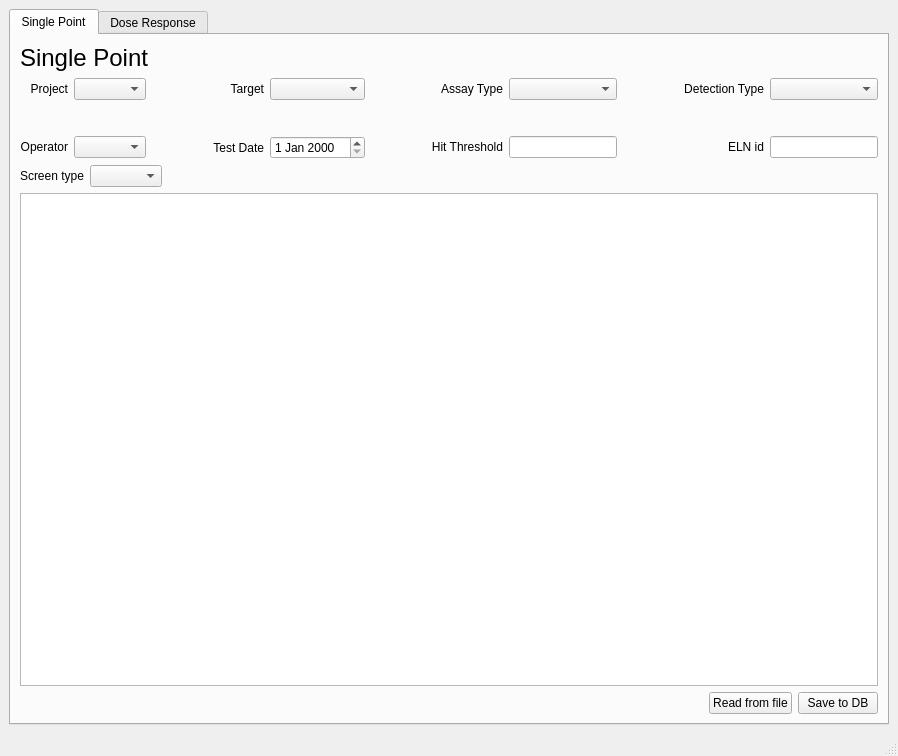
<?xml version="1.0" encoding="UTF-8"?>
<ui version="4.0">
 <class>MainWindow</class>
 <widget class="QMainWindow" name="MainWindow">
  <property name="geometry">
   <rect>
    <x>0</x>
    <y>0</y>
    <width>898</width>
    <height>756</height>
   </rect>
  </property>
  <property name="windowTitle">
   <string>MainWindow</string>
  </property>
  <widget class="QWidget" name="centralwidget">
   <layout class="QGridLayout" name="gridLayout">
    <item row="0" column="0">
     <widget class="QTabWidget" name="loader_tab_wg">
      <property name="currentIndex">
       <number>0</number>
      </property>
      <widget class="QWidget" name="sp_tab">
       <attribute name="title">
        <string>Single Point</string>
       </attribute>
       <layout class="QGridLayout" name="gridLayout_9">
        <item row="0" column="0">
         <widget class="QLabel" name="label_5">
          <property name="font">
           <font>
            <pointsize>18</pointsize>
           </font>
          </property>
          <property name="text">
           <string>Single Point</string>
          </property>
         </widget>
        </item>
        <item row="1" column="0">
         <layout class="QHBoxLayout" name="horizontalLayout">
          <item>
           <layout class="QGridLayout" name="gridLayout_2">
            <item row="0" column="0">
             <widget class="QLabel" name="label">
              <property name="text">
               <string>Project</string>
              </property>
              <property name="alignment">
               <set>Qt::AlignRight|Qt::AlignTrailing|Qt::AlignVCenter</set>
              </property>
             </widget>
            </item>
            <item row="0" column="1">
             <widget class="QComboBox" name="project_cb"/>
            </item>
            <item row="1" column="1">
             <spacer name="verticalSpacer">
              <property name="orientation">
               <enum>Qt::Vertical</enum>
              </property>
              <property name="sizeType">
               <enum>QSizePolicy::Fixed</enum>
              </property>
              <property name="sizeHint" stdset="0">
               <size>
                <width>20</width>
                <height>30</height>
               </size>
              </property>
             </spacer>
            </item>
            <item row="2" column="0">
             <widget class="QLabel" name="label_2">
              <property name="text">
               <string>Operator</string>
              </property>
              <property name="alignment">
               <set>Qt::AlignRight|Qt::AlignTrailing|Qt::AlignVCenter</set>
              </property>
             </widget>
            </item>
            <item row="2" column="1">
             <widget class="QComboBox" name="operator_cb"/>
            </item>
           </layout>
          </item>
          <item>
           <spacer name="horizontalSpacer">
            <property name="orientation">
             <enum>Qt::Horizontal</enum>
            </property>
            <property name="sizeHint" stdset="0">
             <size>
              <width>40</width>
              <height>20</height>
             </size>
            </property>
           </spacer>
          </item>
          <item>
           <layout class="QGridLayout" name="gridLayout_3">
            <item row="0" column="0">
             <widget class="QLabel" name="label_4">
              <property name="text">
               <string>Target</string>
              </property>
              <property name="alignment">
               <set>Qt::AlignRight|Qt::AlignTrailing|Qt::AlignVCenter</set>
              </property>
             </widget>
            </item>
            <item row="0" column="1">
             <widget class="QComboBox" name="target_cb"/>
            </item>
            <item row="1" column="1">
             <spacer name="verticalSpacer_2">
              <property name="orientation">
               <enum>Qt::Vertical</enum>
              </property>
              <property name="sizeType">
               <enum>QSizePolicy::Fixed</enum>
              </property>
              <property name="sizeHint" stdset="0">
               <size>
                <width>20</width>
                <height>30</height>
               </size>
              </property>
             </spacer>
            </item>
            <item row="2" column="0">
             <widget class="QLabel" name="label_3">
              <property name="sizePolicy">
               <sizepolicy hsizetype="Maximum" vsizetype="Preferred">
                <horstretch>0</horstretch>
                <verstretch>0</verstretch>
               </sizepolicy>
              </property>
              <property name="text">
               <string>Test Date</string>
              </property>
              <property name="alignment">
               <set>Qt::AlignRight|Qt::AlignTrailing|Qt::AlignVCenter</set>
              </property>
             </widget>
            </item>
            <item row="2" column="1">
             <widget class="QDateEdit" name="testDate">
              <property name="sizePolicy">
               <sizepolicy hsizetype="Maximum" vsizetype="Fixed">
                <horstretch>0</horstretch>
                <verstretch>0</verstretch>
               </sizepolicy>
              </property>
             </widget>
            </item>
           </layout>
          </item>
          <item>
           <spacer name="horizontalSpacer_2">
            <property name="orientation">
             <enum>Qt::Horizontal</enum>
            </property>
            <property name="sizeHint" stdset="0">
             <size>
              <width>40</width>
              <height>20</height>
             </size>
            </property>
           </spacer>
          </item>
          <item>
           <layout class="QGridLayout" name="gridLayout_4">
            <item row="0" column="0">
             <widget class="QLabel" name="label_6">
              <property name="text">
               <string>Assay Type</string>
              </property>
              <property name="alignment">
               <set>Qt::AlignRight|Qt::AlignTrailing|Qt::AlignVCenter</set>
              </property>
             </widget>
            </item>
            <item row="2" column="1">
             <widget class="QLineEdit" name="hit_trsh_eb"/>
            </item>
            <item row="0" column="1">
             <widget class="QComboBox" name="assay_type_cb"/>
            </item>
            <item row="1" column="1">
             <spacer name="verticalSpacer_3">
              <property name="orientation">
               <enum>Qt::Vertical</enum>
              </property>
              <property name="sizeType">
               <enum>QSizePolicy::Fixed</enum>
              </property>
              <property name="sizeHint" stdset="0">
               <size>
                <width>20</width>
                <height>30</height>
               </size>
              </property>
             </spacer>
            </item>
            <item row="2" column="0">
             <widget class="QLabel" name="label_7">
              <property name="text">
               <string>Hit Threshold</string>
              </property>
              <property name="alignment">
               <set>Qt::AlignRight|Qt::AlignTrailing|Qt::AlignVCenter</set>
              </property>
             </widget>
            </item>
           </layout>
          </item>
          <item>
           <spacer name="horizontalSpacer_3">
            <property name="orientation">
             <enum>Qt::Horizontal</enum>
            </property>
            <property name="sizeHint" stdset="0">
             <size>
              <width>40</width>
              <height>20</height>
             </size>
            </property>
           </spacer>
          </item>
          <item>
           <layout class="QGridLayout" name="gridLayout_5">
            <item row="0" column="0">
             <widget class="QLabel" name="label_8">
              <property name="text">
               <string>Detection Type</string>
              </property>
              <property name="alignment">
               <set>Qt::AlignRight|Qt::AlignTrailing|Qt::AlignVCenter</set>
              </property>
             </widget>
            </item>
            <item row="0" column="1">
             <widget class="QComboBox" name="det_type_cb"/>
            </item>
            <item row="1" column="1">
             <spacer name="verticalSpacer_4">
              <property name="orientation">
               <enum>Qt::Vertical</enum>
              </property>
              <property name="sizeType">
               <enum>QSizePolicy::Fixed</enum>
              </property>
              <property name="sizeHint" stdset="0">
               <size>
                <width>20</width>
                <height>30</height>
               </size>
              </property>
             </spacer>
            </item>
            <item row="2" column="0">
             <widget class="QLabel" name="elnid_cb">
              <property name="text">
               <string>ELN id</string>
              </property>
              <property name="alignment">
               <set>Qt::AlignRight|Qt::AlignTrailing|Qt::AlignVCenter</set>
              </property>
             </widget>
            </item>
            <item row="2" column="1">
             <widget class="QLineEdit" name="eln_id_eb"/>
            </item>
           </layout>
          </item>
         </layout>
        </item>
        <item row="2" column="0">
         <layout class="QGridLayout" name="gridLayout_6">
          <item row="2" column="0">
           <layout class="QGridLayout" name="gridLayout_8">
            <item row="0" column="0">
             <spacer name="horizontalSpacer_4">
              <property name="orientation">
               <enum>Qt::Horizontal</enum>
              </property>
              <property name="sizeHint" stdset="0">
               <size>
                <width>40</width>
                <height>20</height>
               </size>
              </property>
             </spacer>
            </item>
            <item row="0" column="2">
             <widget class="QPushButton" name="pushButton">
              <property name="text">
               <string>Save to DB</string>
              </property>
             </widget>
            </item>
            <item row="0" column="1">
             <widget class="QPushButton" name="pushButton_2">
              <property name="text">
               <string>Read from file</string>
              </property>
             </widget>
            </item>
           </layout>
          </item>
          <item row="0" column="0">
           <layout class="QGridLayout" name="gridLayout_7">
            <item row="0" column="2">
             <widget class="QLabel" name="filename_lab">
              <property name="text">
               <string/>
              </property>
             </widget>
            </item>
            <item row="0" column="3">
             <spacer name="horizontalSpacer_6">
              <property name="orientation">
               <enum>Qt::Horizontal</enum>
              </property>
              <property name="sizeHint" stdset="0">
               <size>
                <width>698</width>
                <height>20</height>
               </size>
              </property>
             </spacer>
            </item>
            <item row="0" column="1">
             <widget class="QComboBox" name="screenType_cb"/>
            </item>
            <item row="0" column="0">
             <widget class="QLabel" name="label_9">
              <property name="text">
               <string>Screen type</string>
              </property>
             </widget>
            </item>
           </layout>
          </item>
          <item row="1" column="0">
           <widget class="QTableWidget" name="sp_table"/>
          </item>
         </layout>
        </item>
       </layout>
      </widget>
      <widget class="QWidget" name="dr_tab">
       <attribute name="title">
        <string>Dose Response</string>
       </attribute>
       <layout class="QGridLayout" name="gridLayout_27">
        <item row="0" column="0">
         <widget class="QLabel" name="label_23">
          <property name="font">
           <font>
            <pointsize>18</pointsize>
           </font>
          </property>
          <property name="text">
           <string>Dose Response</string>
          </property>
         </widget>
        </item>
        <item row="1" column="0">
         <layout class="QHBoxLayout" name="horizontalLayout_3">
          <item>
           <layout class="QGridLayout" name="gridLayout_17">
            <item row="1" column="1">
             <spacer name="verticalSpacer_9">
              <property name="orientation">
               <enum>Qt::Vertical</enum>
              </property>
              <property name="sizeType">
               <enum>QSizePolicy::Fixed</enum>
              </property>
              <property name="sizeHint" stdset="0">
               <size>
                <width>20</width>
                <height>30</height>
               </size>
              </property>
             </spacer>
            </item>
            <item row="2" column="0">
             <widget class="QLabel" name="label_17">
              <property name="text">
               <string>Operator</string>
              </property>
              <property name="alignment">
               <set>Qt::AlignRight|Qt::AlignTrailing|Qt::AlignVCenter</set>
              </property>
             </widget>
            </item>
            <item row="0" column="0">
             <widget class="QLabel" name="label_16">
              <property name="text">
               <string>Project</string>
              </property>
              <property name="alignment">
               <set>Qt::AlignRight|Qt::AlignTrailing|Qt::AlignVCenter</set>
              </property>
             </widget>
            </item>
            <item row="0" column="1">
             <widget class="QComboBox" name="project_cb_3"/>
            </item>
            <item row="2" column="1">
             <widget class="QComboBox" name="operator_cb_3"/>
            </item>
           </layout>
          </item>
          <item>
           <spacer name="horizontalSpacer_9">
            <property name="orientation">
             <enum>Qt::Horizontal</enum>
            </property>
            <property name="sizeHint" stdset="0">
             <size>
              <width>40</width>
              <height>20</height>
             </size>
            </property>
           </spacer>
          </item>
          <item>
           <layout class="QGridLayout" name="gridLayout_18">
            <item row="2" column="0">
             <widget class="QLabel" name="label_19">
              <property name="sizePolicy">
               <sizepolicy hsizetype="Maximum" vsizetype="Preferred">
                <horstretch>0</horstretch>
                <verstretch>0</verstretch>
               </sizepolicy>
              </property>
              <property name="text">
               <string>Test Date</string>
              </property>
              <property name="alignment">
               <set>Qt::AlignRight|Qt::AlignTrailing|Qt::AlignVCenter</set>
              </property>
             </widget>
            </item>
            <item row="0" column="0">
             <widget class="QLabel" name="label_18">
              <property name="text">
               <string>Target</string>
              </property>
              <property name="alignment">
               <set>Qt::AlignRight|Qt::AlignTrailing|Qt::AlignVCenter</set>
              </property>
             </widget>
            </item>
            <item row="0" column="1">
             <widget class="QComboBox" name="target_cb_3"/>
            </item>
            <item row="1" column="1">
             <spacer name="verticalSpacer_10">
              <property name="orientation">
               <enum>Qt::Vertical</enum>
              </property>
              <property name="sizeType">
               <enum>QSizePolicy::Fixed</enum>
              </property>
              <property name="sizeHint" stdset="0">
               <size>
                <width>20</width>
                <height>30</height>
               </size>
              </property>
             </spacer>
            </item>
            <item row="2" column="1">
             <widget class="QDateEdit" name="dateEdit_3">
              <property name="sizePolicy">
               <sizepolicy hsizetype="Maximum" vsizetype="Fixed">
                <horstretch>0</horstretch>
                <verstretch>0</verstretch>
               </sizepolicy>
              </property>
             </widget>
            </item>
           </layout>
          </item>
          <item>
           <spacer name="horizontalSpacer_12">
            <property name="orientation">
             <enum>Qt::Horizontal</enum>
            </property>
            <property name="sizeHint" stdset="0">
             <size>
              <width>40</width>
              <height>20</height>
             </size>
            </property>
           </spacer>
          </item>
          <item>
           <layout class="QGridLayout" name="gridLayout_19">
            <item row="0" column="1">
             <widget class="QComboBox" name="assay_type_cb_3"/>
            </item>
            <item row="1" column="1">
             <spacer name="verticalSpacer_11">
              <property name="orientation">
               <enum>Qt::Vertical</enum>
              </property>
              <property name="sizeType">
               <enum>QSizePolicy::Fixed</enum>
              </property>
              <property name="sizeHint" stdset="0">
               <size>
                <width>20</width>
                <height>30</height>
               </size>
              </property>
             </spacer>
            </item>
            <item row="2" column="0">
             <widget class="QLabel" name="label_21">
              <property name="text">
               <string>Hit Threshold</string>
              </property>
              <property name="alignment">
               <set>Qt::AlignRight|Qt::AlignTrailing|Qt::AlignVCenter</set>
              </property>
             </widget>
            </item>
            <item row="0" column="0">
             <widget class="QLabel" name="label_20">
              <property name="text">
               <string>Assay Type</string>
              </property>
              <property name="alignment">
               <set>Qt::AlignRight|Qt::AlignTrailing|Qt::AlignVCenter</set>
              </property>
             </widget>
            </item>
            <item row="2" column="1">
             <widget class="QLineEdit" name="hit_trsh_eb_3"/>
            </item>
           </layout>
          </item>
          <item>
           <spacer name="horizontalSpacer_13">
            <property name="orientation">
             <enum>Qt::Horizontal</enum>
            </property>
            <property name="sizeHint" stdset="0">
             <size>
              <width>40</width>
              <height>20</height>
             </size>
            </property>
           </spacer>
          </item>
          <item>
           <layout class="QGridLayout" name="gridLayout_20">
            <item row="2" column="1">
             <widget class="QLineEdit" name="eln_id_eb_3"/>
            </item>
            <item row="0" column="1">
             <widget class="QComboBox" name="det_type_cb_3"/>
            </item>
            <item row="0" column="0">
             <widget class="QLabel" name="label_22">
              <property name="text">
               <string>Detection Type</string>
              </property>
              <property name="alignment">
               <set>Qt::AlignRight|Qt::AlignTrailing|Qt::AlignVCenter</set>
              </property>
             </widget>
            </item>
            <item row="2" column="0">
             <widget class="QLabel" name="elnid_cb_3">
              <property name="text">
               <string>ELN id</string>
              </property>
              <property name="alignment">
               <set>Qt::AlignRight|Qt::AlignTrailing|Qt::AlignVCenter</set>
              </property>
             </widget>
            </item>
            <item row="1" column="1">
             <spacer name="verticalSpacer_12">
              <property name="orientation">
               <enum>Qt::Vertical</enum>
              </property>
              <property name="sizeType">
               <enum>QSizePolicy::Fixed</enum>
              </property>
              <property name="sizeHint" stdset="0">
               <size>
                <width>20</width>
                <height>30</height>
               </size>
              </property>
             </spacer>
            </item>
           </layout>
          </item>
         </layout>
        </item>
        <item row="2" column="0">
         <layout class="QGridLayout" name="gridLayout_21">
          <item row="0" column="0">
           <layout class="QGridLayout" name="gridLayout_22">
            <item row="0" column="2">
             <spacer name="horizontalSpacer_14">
              <property name="orientation">
               <enum>Qt::Horizontal</enum>
              </property>
              <property name="sizeHint" stdset="0">
               <size>
                <width>698</width>
                <height>20</height>
               </size>
              </property>
             </spacer>
            </item>
            <item row="0" column="0">
             <widget class="QPushButton" name="pushButton_5">
              <property name="text">
               <string>Read from file</string>
              </property>
             </widget>
            </item>
            <item row="0" column="1">
             <widget class="QLabel" name="filename_lab_3">
              <property name="text">
               <string/>
              </property>
             </widget>
            </item>
           </layout>
          </item>
          <item row="1" column="0">
           <widget class="QTableWidget" name="dr_table"/>
          </item>
          <item row="2" column="0">
           <layout class="QGridLayout" name="gridLayout_23">
            <item row="0" column="0">
             <spacer name="horizontalSpacer_15">
              <property name="orientation">
               <enum>Qt::Horizontal</enum>
              </property>
              <property name="sizeHint" stdset="0">
               <size>
                <width>40</width>
                <height>20</height>
               </size>
              </property>
             </spacer>
            </item>
            <item row="0" column="1">
             <widget class="QPushButton" name="pushButton_6">
              <property name="text">
               <string>Load / Send</string>
              </property>
             </widget>
            </item>
           </layout>
          </item>
         </layout>
        </item>
       </layout>
      </widget>
     </widget>
    </item>
   </layout>
  </widget>
  <widget class="QMenuBar" name="menubar">
   <property name="geometry">
    <rect>
     <x>0</x>
     <y>0</y>
     <width>898</width>
     <height>21</height>
    </rect>
   </property>
  </widget>
  <widget class="QStatusBar" name="statusbar"/>
 </widget>
 <resources/>
 <connections/>
</ui>
